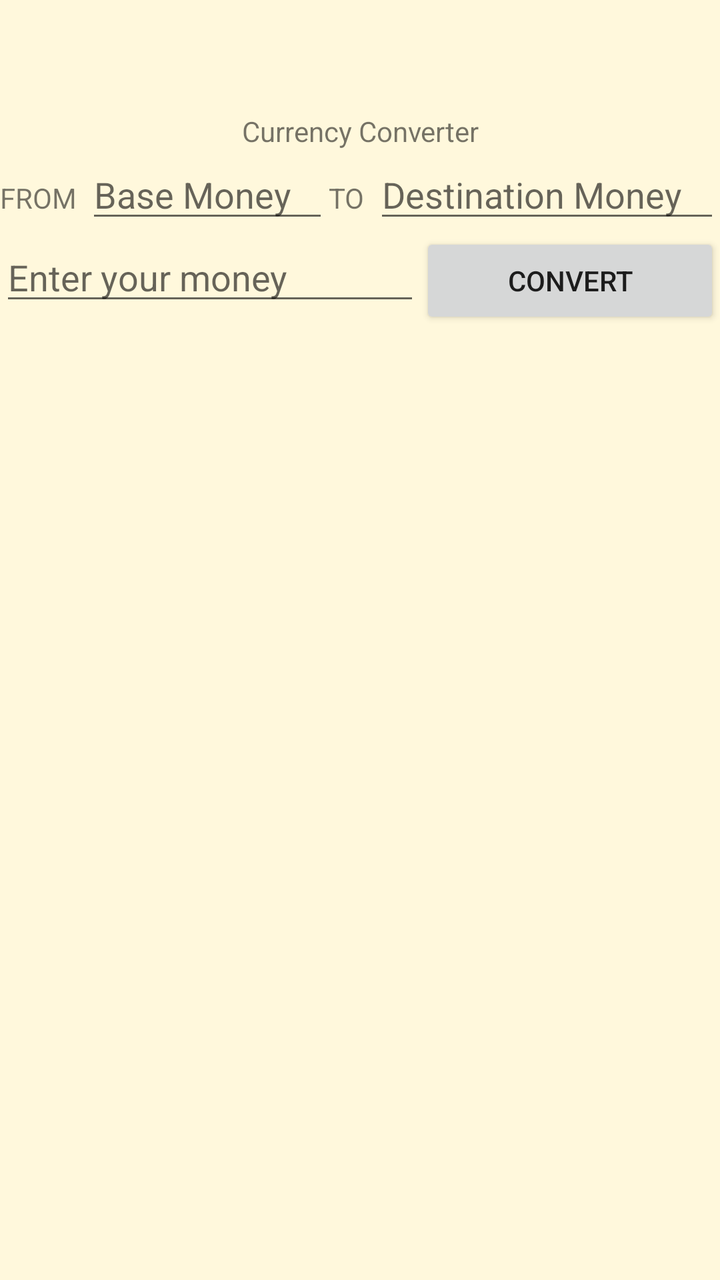
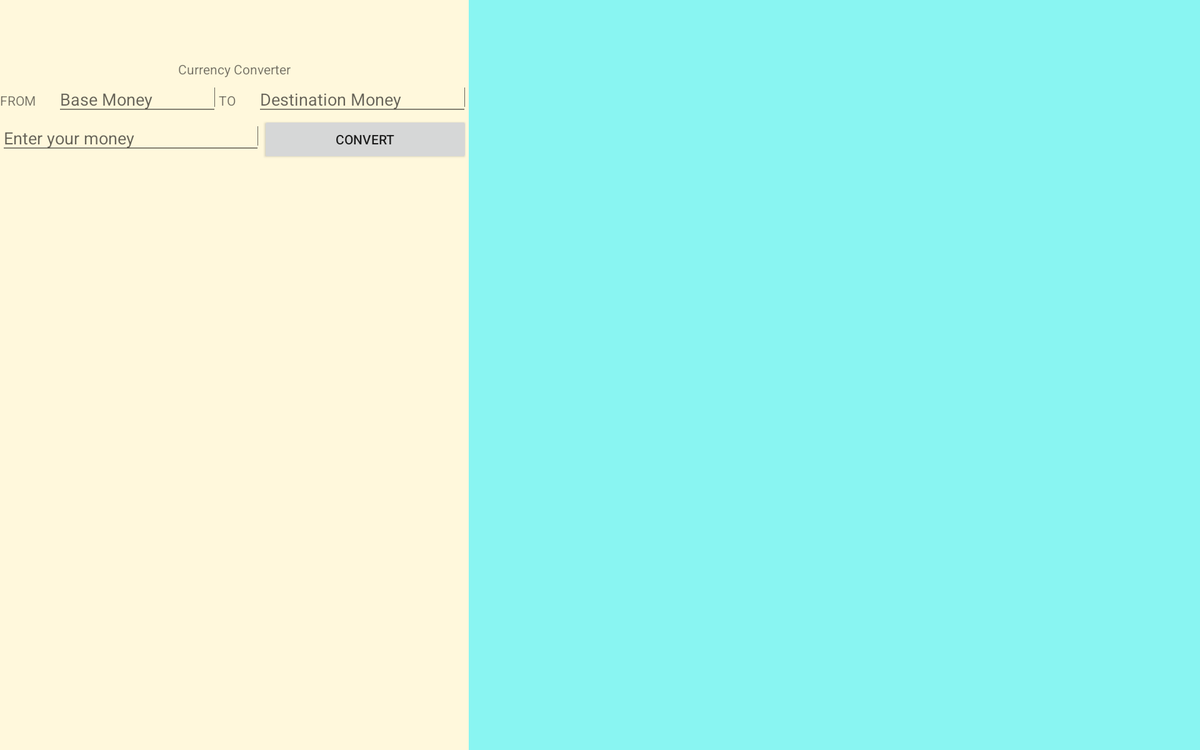

An Android layout and its configuration variant, each rendered on a device that would load it. The default file and the variant file are quoted in full after the pictures.
<!-- AndroidManifest.xml: application theme AppTheme -->
<!-- res/layout/currency_activity_main.xml -->
<?xml version="1.0" encoding="utf-8"?>
<RelativeLayout xmlns:android="http://schemas.android.com/apk/res/android"
    xmlns:app="http://schemas.android.com/apk/res-auto"
    xmlns:tools="http://schemas.android.com/tools"
    android:layout_width="match_parent"
    android:layout_height="match_parent"
    tools:context=".currency.CurrencyConversionActivity"
    android:orientation="vertical"
    android:background="@color/colorCornSilk"
    android:id="@+id/main_layout">

    <androidx.appcompat.widget.Toolbar
        android:id="@+id/tbar_menu"
        android:layout_width="match_parent"
        android:layout_height="wrap_content"
        android:layout_alignParentTop="true"/>
    <TextView
        android:id="@+id/tv_welcome"
        android:layout_width="match_parent"
        android:layout_height="wrap_content"
        android:layout_below="@+id/tbar_menu"
        android:textAlignment="center"
        android:text="@string/welcome"
        android:layout_gravity="center_horizontal" />
    <LinearLayout
        android:id="@+id/linear_1"
        android:orientation="horizontal"
        android:layout_width="match_parent"
        android:layout_height="wrap_content"
        android:layout_below="@+id/tv_welcome">

        <TextView
            android:id="@+id/tv_from"
            android:layout_width="wrap_content"
            android:layout_height="wrap_content"
            android:layout_weight="1"
            android:text="@string/tv_srcPrompt"/>
        <EditText
            android:id="@+id/et_baseMoney"
            android:layout_width="wrap_content"
            android:layout_height="wrap_content"
            android:layout_weight="3"
            android:hint="@string/et_baseMoneyHint" />
        <TextView
            android:id="@+id/tv_to"
            android:layout_width="wrap_content"
            android:layout_height="wrap_content"
            android:layout_weight="1"
            android:text="@string/tv_dstPrompt"/>

        <EditText
            android:id="@+id/et_dstMoney"
            android:layout_width="wrap_content"
            android:layout_height="wrap_content"
            android:layout_weight="3"
            android:hint="@string/et_dstMoneyHint"/>

    </LinearLayout>


    <LinearLayout
            android:id="@+id/linear_2"
            android:layout_below="@id/linear_1"
            android:orientation="horizontal"
            android:layout_width="match_parent"
            android:layout_height="wrap_content">

        <EditText
            android:id="@+id/et_inputMoney"
            android:layout_width="wrap_content"
            android:layout_height="wrap_content"
            android:layout_weight="1"
            android:hint="@string/et_amountMoneyHint" />
        <Button
            android:id="@+id/bt_convert"
            android:layout_width="wrap_content"
            android:layout_height="wrap_content"
            android:text="@string/convert"
            android:layout_weight="1"/>

    </LinearLayout>

        <LinearLayout
            android:id="@+id/linear_3"
            android:layout_width="match_parent"
            android:layout_height="wrap_content"
            android:orientation="horizontal"
            android:layout_below="@+id/linear_2">

            <ProgressBar
                android:id="@+id/pb_convertProgress"
                style="?android:attr/progressBarStyleHorizontal"
                android:layout_width="wrap_content"
                android:layout_height="wrap_content"
                android:visibility="invisible"
                android:max="100"
                android:minHeight="50dp"
                android:minWidth="200dp"
                android:progress="1"/>
        </LinearLayout>

    <ListView
        android:id="@+id/lv_result"
        android:layout_width="wrap_content"
        android:layout_height="wrap_content"
        android:layout_below="@id/linear_3"/>


</RelativeLayout>
<!-- resources referenced by this layout -->
<resources>
  <color name="colorCornSilk">#FFF8DC</color>
  <string name="convert">Convert</string>
  <string name="et_amountMoneyHint">Enter your money</string>
  <string name="et_baseMoneyHint">Base Money</string>
  <string name="et_dstMoneyHint">Destination Money</string>
  <string name="tv_dstPrompt">TO</string>
  <string name="tv_srcPrompt">FROM</string>
  <string name="welcome">Currency Converter</string>
  <style name="AppTheme" parent="Theme.AppCompat.Light.DarkActionBar">
          
          <item name="colorPrimary">@color/colorPrimary</item>
          <item name="colorPrimaryDark">@color/colorPrimaryDark</item>
          <item name="colorAccent">@color/colorAccent</item>
          <item name="windowActionBar">false</item>
          <item name="windowNoTitle">true</item>
      </style>
  <color name="colorPrimary">#4285F4</color>
  <color name="colorPrimaryDark">#0059c1</color>
  <color name="colorAccent">#F4B400</color>
</resources>
<!-- res/layout-sw720dp/currency_activity_main.xml (the author's variant of the layout above) -->
<!-- drawn on a large tablet held sideways -->
<?xml version="1.0" encoding="utf-8"?>
<RelativeLayout xmlns:android="http://schemas.android.com/apk/res/android"
    xmlns:app="http://schemas.android.com/apk/res-auto"
    xmlns:tools="http://schemas.android.com/tools"
    android:layout_width="match_parent"
    android:layout_height="match_parent"
    tools:context=".currency.CurrencyConversionActivity"
    android:orientation="vertical"
    android:background="@color/colorCornSilk"
    android:id="@+id/main_layout">

    <androidx.appcompat.widget.Toolbar
        android:id="@+id/tbar_menu"
        android:layout_width="500dp"
        android:layout_height="wrap_content"
        android:layout_alignParentTop="true"/>
    <TextView
        android:id="@+id/tv_welcome"
        android:layout_width="500dp"
        android:layout_height="wrap_content"
        android:layout_below="@+id/tbar_menu"
        android:textAlignment="center"
        android:text="@string/welcome"
        android:layout_gravity="center_horizontal" />
    <LinearLayout
        android:id="@+id/linear_1"
        android:orientation="horizontal"
        android:layout_width="500dp"
        android:layout_height="wrap_content"
        android:layout_below="@+id/tv_welcome">

        <TextView
            android:id="@+id/tv_from"
            android:layout_width="wrap_content"
            android:layout_height="wrap_content"
            android:layout_weight="1"
            android:text="@string/tv_srcPrompt"/>
        <EditText
            android:id="@+id/et_baseMoney"
            android:layout_width="wrap_content"
            android:layout_height="wrap_content"
            android:layout_weight="3"
            android:hint="@string/et_baseMoneyHint" />
        <TextView
            android:id="@+id/tv_to"
            android:layout_width="wrap_content"
            android:layout_height="wrap_content"
            android:layout_weight="1"
            android:text="@string/tv_dstPrompt"/>

        <EditText
            android:id="@+id/et_dstMoney"
            android:layout_width="wrap_content"
            android:layout_height="wrap_content"
            android:layout_weight="3"
            android:hint="@string/et_dstMoneyHint"/>

    </LinearLayout>


    <LinearLayout
            android:id="@+id/linear_2"
            android:layout_below="@id/linear_1"
            android:orientation="horizontal"
            android:layout_width="500dp"
            android:layout_height="wrap_content">

        <EditText
            android:id="@+id/et_inputMoney"
            android:layout_width="wrap_content"
            android:layout_height="wrap_content"
            android:layout_weight="1"
            android:hint="@string/et_amountMoneyHint" />
        <Button
            android:id="@+id/bt_convert"
            android:layout_width="wrap_content"
            android:layout_height="wrap_content"
            android:text="@string/convert"
            android:layout_weight="1"/>

    </LinearLayout>

        <LinearLayout
            android:id="@+id/linear_3"
            android:layout_width="500dp"
            android:layout_height="wrap_content"
            android:orientation="horizontal"
            android:layout_below="@+id/linear_2">

            <ProgressBar
                android:id="@+id/pb_convertProgress"
                style="?android:attr/progressBarStyleHorizontal"
                android:layout_width="wrap_content"
                android:layout_height="wrap_content"
                android:visibility="invisible"
                android:max="100"
                android:minHeight="50dp"
                android:minWidth="200dp"
                android:progress="1"/>
        </LinearLayout>

    <ListView
        android:id="@+id/lv_result"
        android:layout_width="500dp"
        android:layout_height="wrap_content"
        android:layout_below="@id/linear_3"/>
    <FrameLayout
        android:id="@+id/fragment_frame_layout"
        android:layout_width="match_parent"
        android:layout_height="match_parent"
        android:layout_toRightOf="@+id/tbar_menu"
        android:background="@color/colorLight">
    </FrameLayout>


</RelativeLayout>
<!-- resources referenced by the variant -->
<!-- as a large tablet held sideways resolves them -->
<resources>
  <color name="colorCornSilk">#FFF8DC</color>
  <color name="colorLight">#89F5F2</color>
  <string name="convert">Convert</string>
  <string name="et_amountMoneyHint">Enter your money</string>
  <string name="et_baseMoneyHint">Base Money</string>
  <string name="et_dstMoneyHint">Destination Money</string>
  <string name="tv_dstPrompt">TO</string>
  <string name="tv_srcPrompt">FROM</string>
  <string name="welcome">Currency Converter</string>
  <style name="AppTheme" parent="Theme.AppCompat.Light.DarkActionBar">
          
          <item name="colorPrimary">@color/colorPrimary</item>
          <item name="colorPrimaryDark">@color/colorPrimaryDark</item>
          <item name="colorAccent">@color/colorAccent</item>
          <item name="windowActionBar">false</item>
          <item name="windowNoTitle">true</item>
      </style>
  <color name="colorPrimary">#4285F4</color>
  <color name="colorPrimaryDark">#0059c1</color>
  <color name="colorAccent">#F4B400</color>
</resources>
